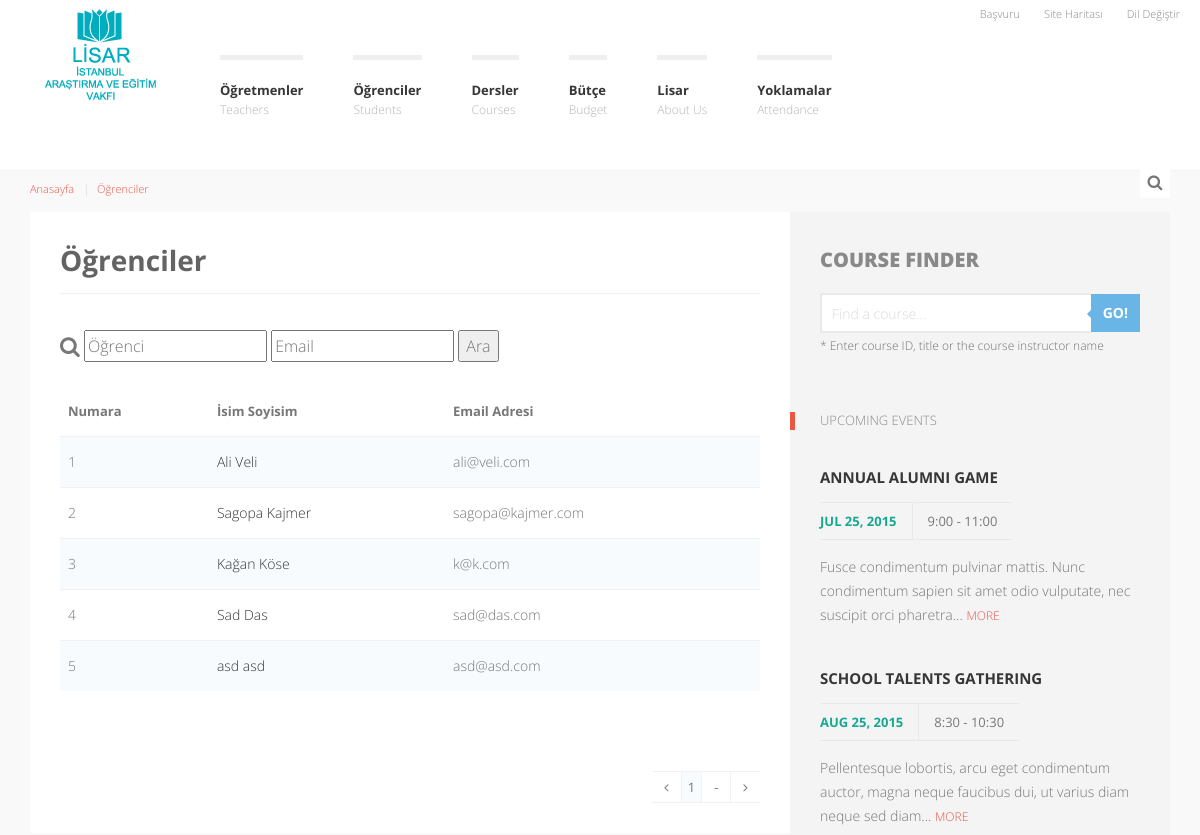
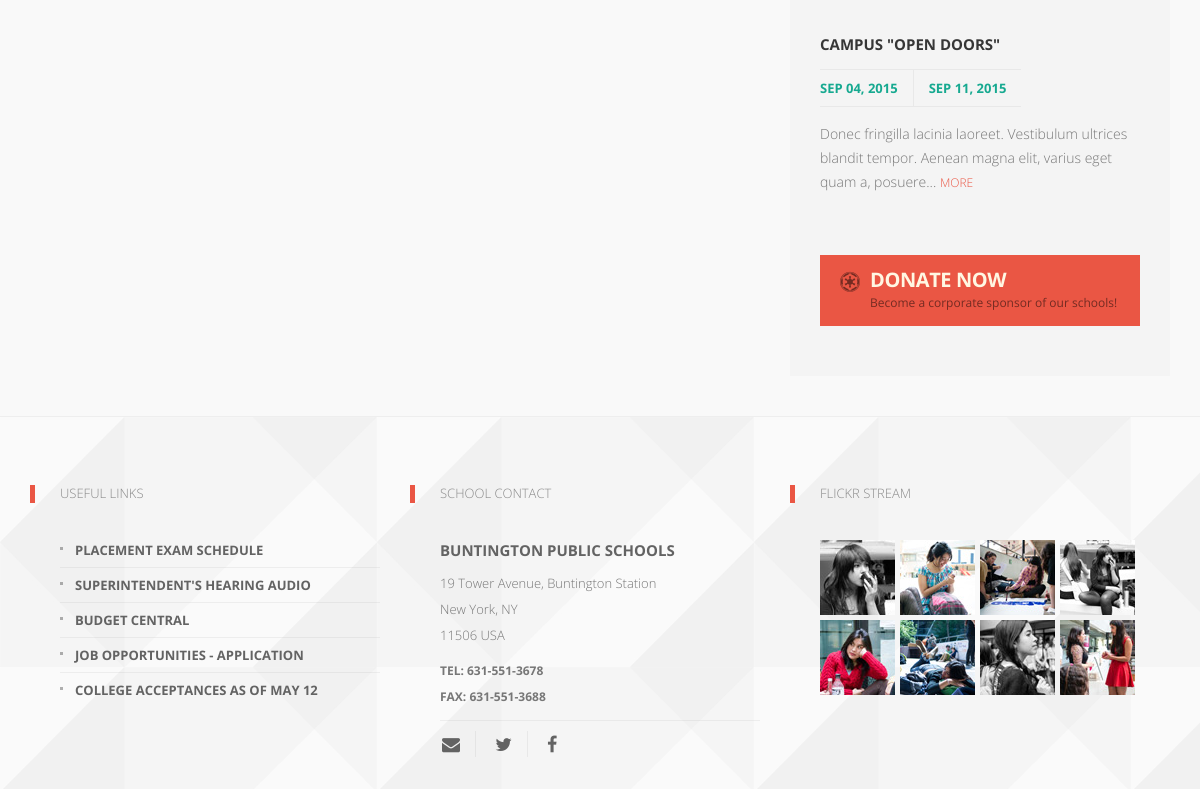
The app's page /students/ (upper part), older data (2 pictures, top to bottom).
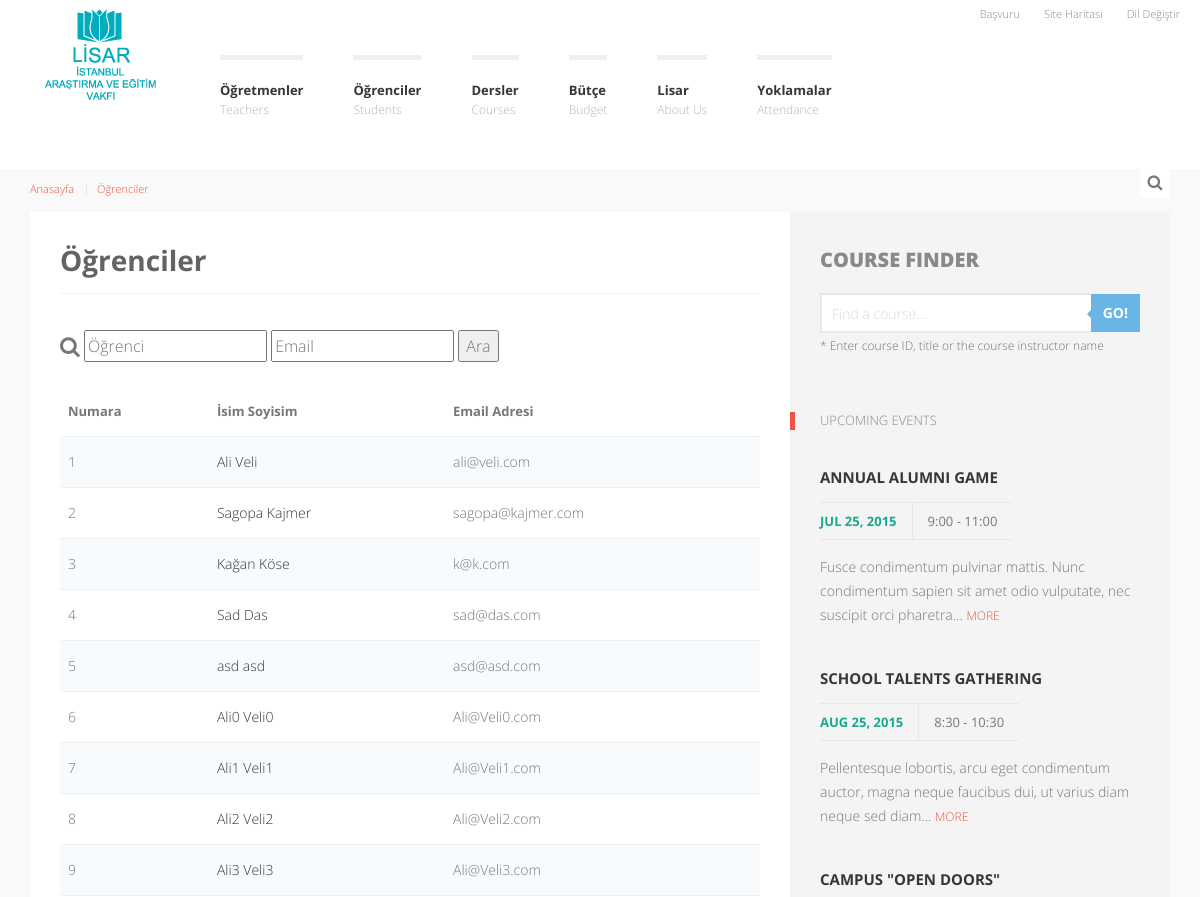
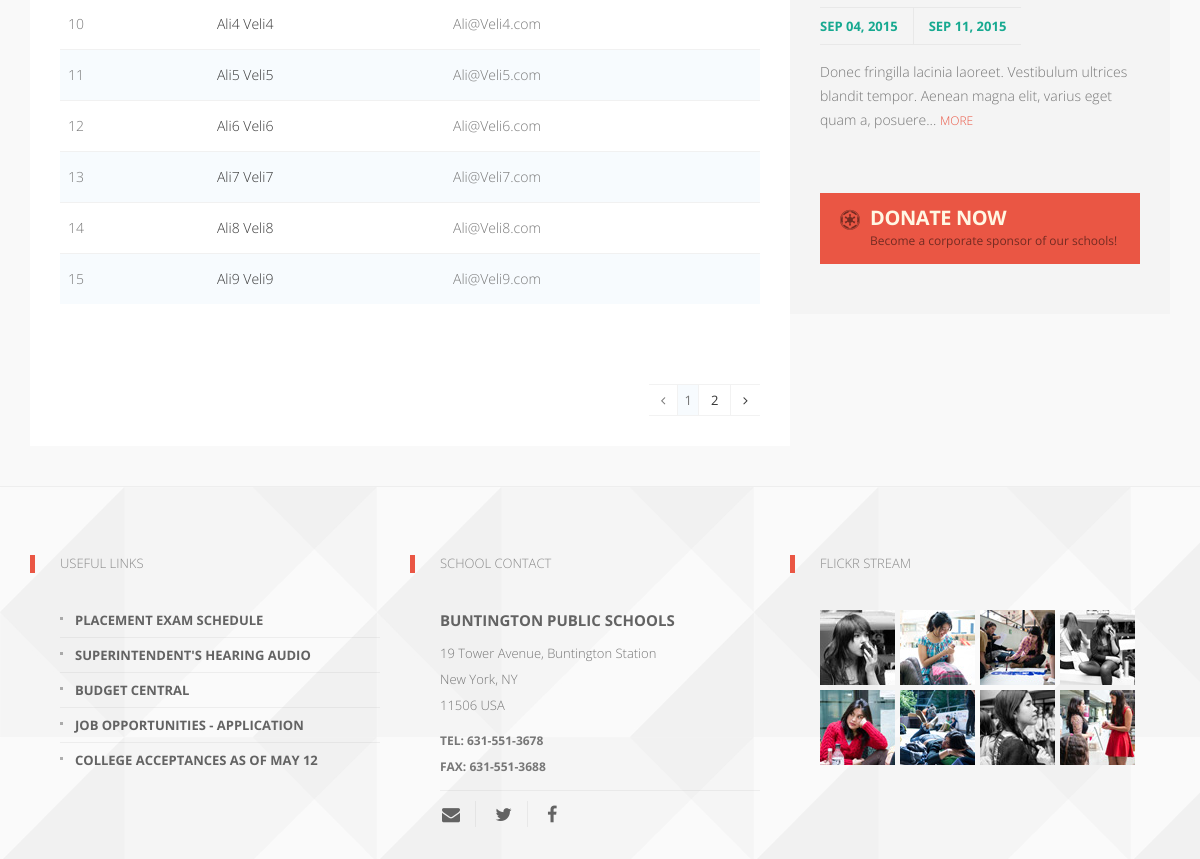
The same page, newer data (2 pictures, top to bottom).
### baseApp/models.py (models this page shows, shortened)
class Student(models.Model):
    firstName = models.CharField(max_length=300, verbose_name="İsim")
    lastName = models.CharField(max_length=300, verbose_name="Soyisim")
    fullName =  models.CharField(max_length=300, blank=True, null=True)
    phoneRegex = RegexValidator(regex=r'^\+?1?\d{12}$',\
        message="Phone number must be entered in the format: '+999999999'. 12 digits allowed.")
    phoneNumber = models.CharField(validators=[phoneRegex], blank=True, max_length=13, verbose_name="Telefon")
    dateOfBirth = models.DateField(max_length=8, default=timezone.now, verbose_name="Doğum Tarihi")
    mailAddress = models.EmailField(verbose_name="Email Adresi")
    adress = models.CharField(max_length=500, blank=True, null=True, verbose_name="Adres")
    residence = models.CharField(max_length=10, choices=(('Ev', 'Ev'), ('Yurt', 'Yurt')),\
        blank=True, null=True, verbose_name="Kaldığı Yer")
    reference = models.TextField(blank=True, null=True, verbose_name="Referanslar")
    admissionCause = models.TextField(blank=True, null=True, verbose_name="Başvuru Sebebi")
    TEOGScore = models.FloatField(blank=True, null=True, verbose_name="TEOG Skoru")
    highSchool = models.ForeignKey(HighSchool, related_name="students", blank=True, null=True, verbose_name="Lise")
    schoolLevel = models.CharField(max_length=10, choices=(('9.', '9.'), ('10.', '10.'), ('11.', '11.'), ('12.', '12.')),\
        blank=True, null=True, verbose_name="Sınıf")
    lisarLevel = models.CharField(max_length=10, choices=(('1.', '1.'), ('2.', '2.')),\
        blank=True, null=True, verbose_name="Lisar Kademesi")
    profilePhoto = models.ImageField(upload_to='img/', blank=True, verbose_name="Fotoğraf")

### baseApp/views.py (the view)
# urls.py: url(r'^students/$', views.students, name='students'),
def students(request):
    if request.method == 'POST':
        fullName = request.POST['fullName']
        mailAdress = request.POST['mailAdress']
        studentList = Student.objects.filter(fullName__contains=fullName,\
                                             mailAddress__contains=mailAdress)
        paginator = Paginator(studentList, 15)
        page = request.GET.get('page')
        try:
            students = paginator.page(page)
        except PageNotAnInteger:
            students = paginator.page(1)
        except EmptyPage:
            students = paginator.page(paginator.num_pages)
        context = {'students': students}
        return render(request,'students.html', context)
    else:
        studentList = Student.objects.all()
        paginator = Paginator(studentList, 15)
        page = request.GET.get('page')
        try:
            students = paginator.page(page)
        except PageNotAnInteger:
            students = paginator.page(1)
        except EmptyPage:
            students = paginator.page(paginator.num_pages)
        context = {'students': students}
        return render(request,'students.html', context)

### baseApp/templates/students.html (shortened to what this page needs)
{% extends "base.html" %}
{% load staticfiles %}
{% block body %}
<div id="k-body">
    <div class="container">
        <div class="row">
            <div id="k-top-search" class="col-lg-12 clearfix">
                <div id="bt-toggle-search" class="search-icon text-center"><i class="s-open fa fa-search"></i></div>
            </div>
            <div class="k-breadcrumbs col-lg-12 clearfix">
                <ol class="breadcrumb">
                    <li><a href="{% url "home" %}">Anasayfa</a></li>
                    <li class="active"><a href="{% url "students" %}">Öğrenciler</a></li>
                </ol>
            </div>
        </div>
        <div class="row no-gutter">
            <div class="col-lg-8 col-md-8">
                <div class="col-padded">
                    <div class="row gutter">
                        <div class="col-lg-12 col-md-12">
                            <h1 class="page-title">Öğrenciler</h1>
                        </div>
                    </div>
                    <div class="row gutter">
                        <div class="col-lg-12 col-md-12">
                            <br>
                            <p class="subheading">
                                <form action="{% url "students" %}" method="post" style="text-transform:none;" enctype="multipart/form-data">
                                    <i class="fa fa-search fa-lg"></i>
                                    <input style="color:black;" type='text' name='fullName' placeholder="Öğrenci"/>
                                    <input style="color:black;" type='text' name='mailAdress' placeholder="Email"/>
                                    <input type="submit" value="Ara"/>
                                </form>
                            </p>
                            <table class="table table-striped table-courses">
                                <thead>
                                    <tr>
                                        <th class="transform">Numara</th>
                                        <th class="transform">İsim Soyisim</th>
                                        <th class="transform">Email Adresi</th>
                                    </tr>
                                </thead>
                                <tbody>
                                {% for student in students %}
                                    <tr>
                                        <td>{{ student.pk }}</td>
                                        <td><a href="{% url "studentDetails" pk=student.pk %}">
                                            {{ student.firstName }} {{ student.lastName}}</a>
                                        </td>
                                        <td>{{ student.mailAddress }}</td>
                                    </tr>
                                {% endfor %}
                                </tbody>
                            </table>
                        </div>
                    </div>
                    <div class="row gutter">
                        <div class="col-lg-12">
                            <span class="step-links">
                                <ul class="pagination pull-right">
                                {% if students.has_previous %}
                                    <li><a href="?page={{ students.previous_page_number }}">
                                        <i class="fa fa-angle-left" aria-hidden="true"></i>
                                    </a></li>
                                {% else %}
                                    <li class="disabled"><a href="#">
                                        <i class="fa fa-angle-left" aria-hidden="true"></i>
                                    </a></li>
                                {% endif %}
                                <li class="disabled">
                                    <span style="background: #F7FBFE;padding: 6px;">{{ students.number }}</span>
                                </li>
                                {% if students.has_next %}
                                <li><a href="?page={{ students.next_page_number }}">
                                    {{ students.next_page_number }}
                                </a></li>
                                {% else %}
                                <li class="disabled"><a href="#">-</a></li>
                                {% endif %}
                                {% if students.has_next %}
                                    <li><a href="?page={{ students.next_page_number }}">
                                        <i class="fa fa-angle-right" aria-hidden="true"></i>
                                    </a></li>
                                {% else %}
                                    <li class="disabled"><a href="#">
                                        <i class="fa fa-angle-right" aria-hidden="true"></i>
                                    </a></li>
                                {% endif %}
                                </ul>
                            </span>
                        </div>
                    </div>
                </div>
            </div>
            <div id="k-sidebar" class="col-lg-4 col-md-4">
                <div class="col-padded col-shaded">
                    <ul class="list-unstyled clear-margins">
                        <li class="widget-container widget_course_search">
                            <h1 class="title-titan">Course Finder</h1>
                            <form role="search" method="get" id="course-finder" action="#">
                                <div class="input-group">
                                    <input type="text" placeholder="Find a course..." autocomplete="off" class="form-control" id="find-course" name="find-course" />
                                    <span class="input-group-btn"><button type="submit" class="btn btn-default">GO!</button></span>
                                </div>
                                <span class="help-block">* Enter course ID, title or the course instructor name</span>
                            </form>
                        </li>
                        <li class="widget-container widget_up_events">
                            <h1 class="title-widget">Upcoming Events</h1>
                            <ul class="list-unstyled">
                                <li class="up-event-wrap">
                                    <h1 class="title-median"><a href="#" title="Annual alumni game">Annual alumni game</a></h1>
                                    <div class="up-event-meta clearfix">
                                        <div class="up-event-date">Jul 25, 2015</div><div class="up-event-time">9:00 - 11:00</div>
                                    </div>
                                    <p>
                                    Fusce condimentum pulvinar mattis. Nunc condimentum sapien sit amet odio vulputate, nec suscipit orci pharetra... <a href="#" class="moretag" title="read more">MORE</a>
                                    </p>
                                </li>
                                <li class="up-event-wrap">
                                    <h1 class="title-median"><a href="#" title="School talents gathering">School talents gathering</a></h1>
                                    <div class="up-event-meta clearfix">
                                        <div class="up-event-date">Aug 25, 2015</div><div class="up-event-time">8:30 - 10:30</div>
                                    </div>
                                    <p>
                                    Pellentesque lobortis, arcu eget condimentum auctor, magna neque faucibus dui, ut varius diam neque sed diam... <a href="#" class="moretag" title="read more">MORE</a>
                                    </p>
                                </li>
                                <li class="up-event-wrap">
                                    <h1 class="title-median"><a href="#" title="School talents gathering">Campus "Open Doors"</a></h1>
                                    <div class="up-event-meta clearfix">
                                        <div class="up-event-date">Sep 04, 2015</div><div class="up-event-date">Sep 11, 2015</div>
                                    </div>
                                    <p>
                                    Donec fringilla lacinia laoreet. Vestibulum ultrices blandit tempor. Aenean magna elit, varius eget quam a, posuere... <a href="#" class="moretag" title="read more">MORE</a>
                                    </p>
                                </li>
                            </ul>
                        </li>
                        <li class="widget-container widget_text">
                            <a href="#" class="custom-button cb-red" title="How to apply?">
                                <i class="custom-button-icon fa fa-empire"></i>
                                <span class="custom-button-wrap">
                                    <span class="custom-button-title">Donate Now</span>
                                    <span class="custom-button-tagline">Become a corporate sponsor of our schools!</span>
                                </span>
                            </a>
                        </li>
                    </ul>
                </div>
            </div>
        </div>
    </div>
</div>
{% endblock %}

Row changes from the older to the newer data that the page shows:
added Student: pk "6", firstName "Ali0", lastName "Veli0", mailAddress "Ali@Veli0.com"
added Student: pk "7", firstName "Ali1", lastName "Veli1", mailAddress "Ali@Veli1.com"
added Student: pk "8", firstName "Ali2", lastName "Veli2", mailAddress "Ali@Veli2.com"
added Student: pk "9", firstName "Ali3", lastName "Veli3", mailAddress "Ali@Veli3.com"
added Student: pk "10", firstName "Ali4", lastName "Veli4", mailAddress "Ali@Veli4.com"
added Student: pk "11", firstName "Ali5", lastName "Veli5", mailAddress "Ali@Veli5.com"
added Student: pk "12", firstName "Ali6", lastName "Veli6", mailAddress "Ali@Veli6.com"
added Student: pk "13", firstName "Ali7", lastName "Veli7", mailAddress "Ali@Veli7.com"
added Student: pk "14", firstName "Ali8", lastName "Veli8", mailAddress "Ali@Veli8.com"
added Student: pk "15", firstName "Ali9", lastName "Veli9", mailAddress "Ali@Veli9.com"
Text that changed along with them:
{{ students.next_page_number }}: (not shown) → "2"
